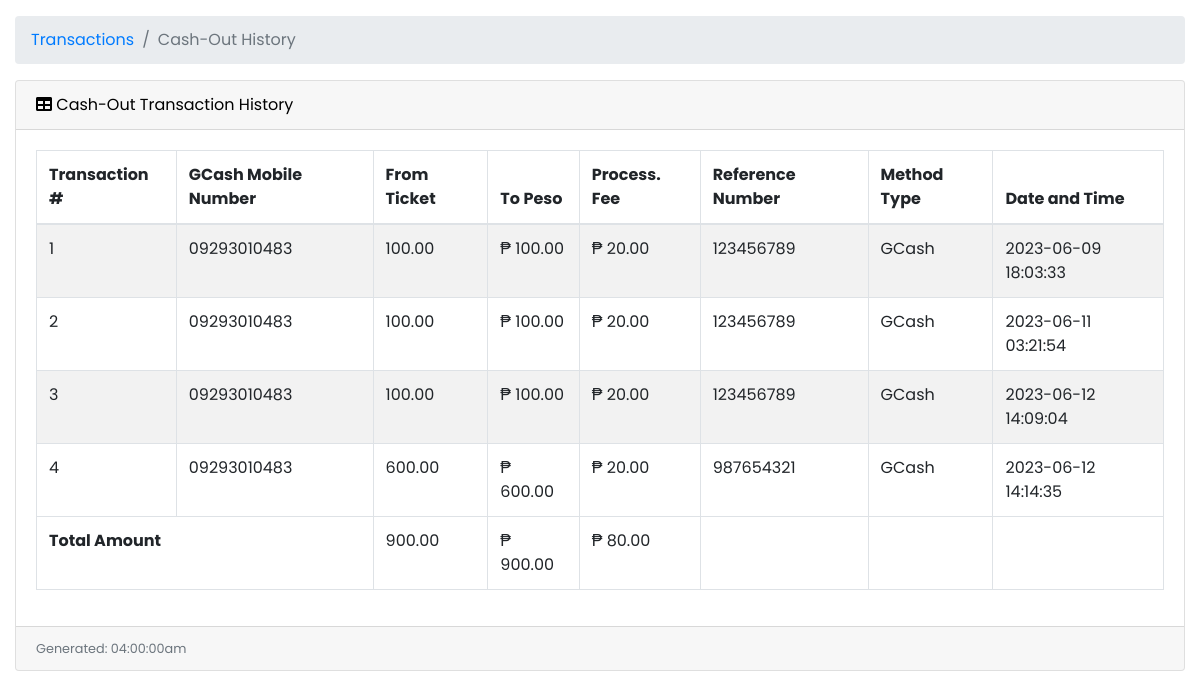
/user/cash-out-history.php (signed in), run on the app's committed database.
### tables this page shows
CREATE TABLE `cico` (
  `cico_id` int(11) NOT NULL,
  `user_id` int(11) NOT NULL,
  `trans_type` varchar(15) NOT NULL,
  `gcash_mobile_number` varchar(20) NOT NULL,
  `peso_amount` decimal(10,2) NOT NULL,
  `ticket_amount` int(11) NOT NULL,
  `processing_fee` decimal(10,2) NOT NULL,
  `convenience_fee` decimal(10,2) NOT NULL,
  `reference_number` varchar(20) NOT NULL,
  `method_type` varchar(20) NOT NULL,
  `trans_stat` varchar(10) NOT NULL,
  `created_at` timestamp NOT NULL DEFAULT current_timestamp(),
  `updated_at` timestamp NOT NULL DEFAULT current_timestamp() ON UPDATE current_timestamp()
);

### user/cash-out-history.php (the view, shortened to what this page needs)
<?php
include('../db.php');
$userid = $_SESSION['user_id'];
?>
<!DOCTYPE html>
<html lang="en">
<head>
    <link href="vendor/fontawesome-free/css/all.min.css" rel="stylesheet" type="text/css">
    <link href="vendor/datatables/dataTables.bootstrap4.css" rel="stylesheet">
    <link href="vendor/css/sb-admin.css" rel="stylesheet">
</head>
<body id="page-top">
    <div id="wrapper">
        <div id="content-wrapper">
            <div class="container-fluid">
                <ol class="breadcrumb">
                    <li class="breadcrumb-item">
                        <a href="#">Transactions</a>
                    </li>
                    <li class="breadcrumb-item active">Cash-Out History</li>
                </ol>
                <?php
                if ($_SESSION['role'] == "City Admin") {
                ?>
                    <div class="card mb-3">
                        <div class="card-header">
                            <i class="fas fa-table"></i>
                            Cash Out Transactions
                        </div>
                        <div class="card-body">
                            <div class="table-responsive">
                                <table class="table table-bordered table-striped table-hover" id="dataTable" width="100%" cellspacing="0">
                                    <thead>
                                        <tr>
                                            <th>Transaction #</th>
                                            <th>Name</th>
                                            <th>GCash Mobile Number</th>
                                            <th>From Ticket Amount</th>
                                            <th>To Peso Amount</th>
                                            <th>Process. Fee</th>
                                            <th>Reference Number</th>
                                            <th>Method Type</th>
                                            <th>Date and Time</th>
                                        </tr>
                                    </thead>
                                    <tbody>
                                        <?php
                                        $query = "SELECT cico.*, user_profile.*
                                        FROM cico
                                        INNER JOIN user_profile ON cico.user_id = user_profile.user_id
                                        WHERE cico.peso_amount > 0
                                        AND cico.trans_type = 'cash-out'
                                        AND cico.trans_stat = 'Successful'
                                        ORDER BY cico.created_at ASC";
                                        $stmt = $db->prepare($query);
                                        $stmt->execute();
                                        $result = $stmt->get_result();
                                        $totalTicketAmount = 0;
                                        $totalPesoAmount = 0;
                                        $totalProcessingFee = 0;
                                        $count = 1;
                                        while ($row = $result->fetch_assoc()) {
                                            echo "<tr>";
                                            echo "<td>" . $count . "</td>";
                                            echo "<td>" . $row['first_name'] . " " . $row['last_name'] . "</td>";
                                            echo "<td>" . $row['gcash_mobile_number'] . "</td>";
                                            echo "<td>" . number_format($row['ticket_amount'], 2) . "</td>";
                                            echo "<td>₱ " . number_format($row['peso_amount'], 2) . "</td>";
                                            echo "<td>₱ " . number_format($row['processing_fee'], 2) . "</td>";
                                            echo "<td>" . $row['reference_number'] . "</td>";
                                            echo "<td>" . $row['method_type'] . "</td>";
                                            echo "<td>" . $row['created_at'] . "</td>";
                                            echo "</tr>";
                                            $totalTicketAmount += $row['ticket_amount'];
                                            $totalPesoAmount += $row['peso_amount'];
                                            $totalProcessingFee += $row['processing_fee'];
                                            $count++;
                                        }
                                        ?>
                                    </tbody>
                                    <tfoot>
                                        <tr>
                                            <td colspan="3"><b>Total Amount</b></td>
                                            <td><?php echo number_format($totalTicketAmount, 2); ?></td>
                                            <td><?php echo "₱ " . number_format($totalPesoAmount, 2); ?></td>
                                            <td><?php echo "₱ " . number_format($totalProcessingFee, 2); ?></td>
                                            <td></td>
                                            <td></td>
                                            <td></td>
                                        </tr>
                                    </tfoot>
                                </table>
                            </div>
                        </div>
                    </div>
                    <div class="card-footer small text-muted">
                        <?php
                        date_default_timezone_set("Africa/Nairobi");
                        echo "Generated: " . date("h:i:sa");
                        ?>
                    </div>
            </div>
    <?php
                } else {
    ?>
        <div class="card mb-3">
            <div class="card-header">
                <i class="fas fa-table"></i>
                Cash-Out Transaction History
            </div>
            <div class="card-body">
                <div class="table-responsive">
                    <table class="table table-bordered table-striped table-hover" id="dataTable" width="100%" cellspacing="0">
                        <thead>
                            <tr>
                                <th>Transaction #</th>
                                <th>GCash Mobile Number</th>
                                <th>From Ticket</th>
                                <th>To Peso</th>
                                <th>Process. Fee</th>
                                <th>Reference Number</th>
                                <th>Method Type</th>
                                <th>Date and Time</th>
                            </tr>
                        </thead>
                        <tbody>
                            <?php
                            $user_id = $userid;
                            $stmt = $db->prepare("SELECT c.*
                        FROM cico c
                        INNER JOIN user_profile up ON c.user_id = up.user_id
                        WHERE c.user_id = ? AND c.trans_type = 'cash-out' AND c.trans_stat = 'Successful'
                        ORDER BY c.cico_id");
                            $stmt->bind_param("i", $user_id);
                            $stmt->execute();
                            $result = $stmt->get_result();
                            $count = 1;
                            $totalTicketAmount = 0;
                            $totalPesoAmount = 0;
                            $totalProcessingFee = 0;
                            while ($row = $result->fetch_assoc()) {
                                echo "<tr>";
                                echo "<td>" . $count . "</td>";
                                echo "<td>" . $row['gcash_mobile_number'] . "</td>";
                                echo "<td>" . number_format($row['ticket_amount'], 2) . "</td>";
                                echo "<td>₱ " . number_format($row['peso_amount'], 2) . "</td>";
                                echo "<td>₱ " . number_format($row['processing_fee'], 2) . "</td>";
                                echo "<td>" . $row['reference_number'] . "</td>";
                                echo "<td>" . $row['method_type'] . "</td>";
                                echo "<td>" . $row['created_at'] . "</td>";
                                echo "</tr>";
                                $count++;
                                $totalTicketAmount += $row['ticket_amount'];
                                $totalPesoAmount += $row['peso_amount'];
                                $totalProcessingFee += $row['processing_fee'];
                            }
                            ?>
                        </tbody>
                        <tfoot>
                            <tr>
                                <td colspan="2"><b>Total Amount</b></td>
                                <td><?php echo number_format($totalTicketAmount, 2); ?></td>
                                <td><?php echo "₱ " . number_format($totalPesoAmount, 2); ?></td>
                                <td><?php echo "₱ " . number_format($totalProcessingFee, 2); ?></td>
                                <td></td>
                                <td></td>
                                <td></td>
                            </tr>
                        </tfoot>
                    </table>
                </div>
            </div>
            <div class="card-footer small text-muted">
                <?php
                    echo "Generated: " . date("h:i:sa");
                ?>
            </div>
        </div>
    <?php
                }
    ?>
    </div>
    </div>
</body>
</html>

### data on the page
cico: gcash_mobile_number "09293010483", ticket_amount "100.00", peso_amount "100.00", processing_fee "20.00", reference_number "123456789", method_type "GCash", created_at "2023-06-09 18:03:33"
cico: gcash_mobile_number "09293010483", ticket_amount "100.00", peso_amount "100.00", processing_fee "20.00", reference_number "123456789", method_type "GCash", created_at "2023-06-11 03:21:54"
cico: gcash_mobile_number "09293010483", ticket_amount "100.00", peso_amount "100.00", processing_fee "20.00", reference_number "123456789", method_type "GCash", created_at "2023-06-12 14:09:04"
cico: gcash_mobile_number "09293010483", ticket_amount "600.00", peso_amount "600.00", processing_fee "20.00", reference_number "987654321", method_type "GCash", created_at "2023-06-12 14:14:35"

### other printed values
$totalTicketAmount "900.00"
$totalPesoAmount "900.00"
$totalProcessingFee "80.00"
